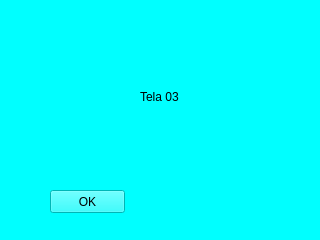
<?xml version="1.0" encoding="UTF-8"?>
<ui version="4.0">
 <class>MainWindow</class>
 <widget class="QMainWindow" name="MainWindow">
  <property name="geometry">
   <rect>
    <x>0</x>
    <y>0</y>
    <width>320</width>
    <height>240</height>
   </rect>
  </property>
  <property name="windowTitle">
   <string>MainWindow</string>
  </property>
  <property name="styleSheet">
   <string notr="true">background-color: rgb(0, 255, 255);</string>
  </property>
  <widget class="QWidget" name="centralwidget">
   <widget class="QPushButton" name="btn_tela03">
    <property name="geometry">
     <rect>
      <x>50</x>
      <y>190</y>
      <width>75</width>
      <height>23</height>
     </rect>
    </property>
    <property name="text">
     <string>OK</string>
    </property>
   </widget>
   <widget class="QLabel" name="label">
    <property name="geometry">
     <rect>
      <x>140</x>
      <y>90</y>
      <width>47</width>
      <height>13</height>
     </rect>
    </property>
    <property name="text">
     <string>Tela 03</string>
    </property>
   </widget>
  </widget>
 </widget>
 <resources/>
 <connections/>
</ui>
